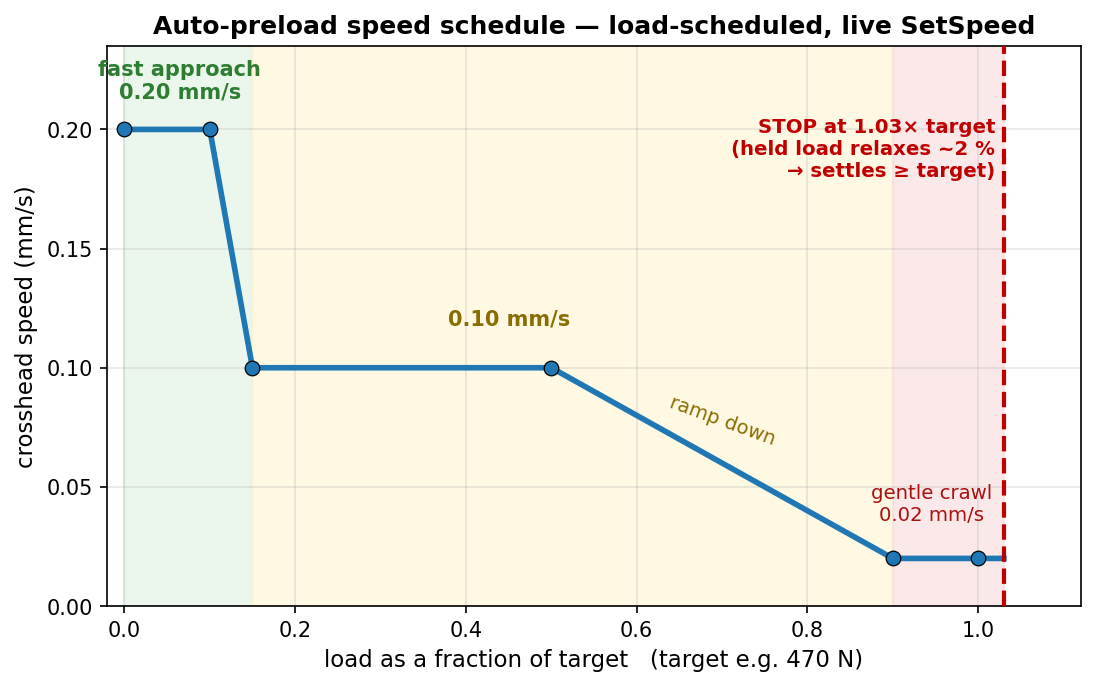

This chart was generated by the following Python code:
"""Auto-preload speed schedule (from main.py PRELOAD_SPEED_KNOTS): crosshead speed vs load as a
fraction of target. Fast approach → ramp down → gentle crawl, stop at 1.03x target to offset PLA
stress relaxation. Saves preload_schedule.png for the deck."""
import sys
sys.stdout.reconfigure(encoding="utf-8")
import matplotlib
matplotlib.use("Agg")
import matplotlib.pyplot as plt

KNOTS = [(0.0, 0.20), (0.10, 0.20), (0.15, 0.10), (0.50, 0.10), (0.90, 0.02), (1.0, 0.02)]
STOP = 1.03
xs = [k[0] for k in KNOTS] + [STOP]
ys = [k[1] for k in KNOTS] + [0.02]

fig, ax = plt.subplots(figsize=(7.4, 4.7))
ax.axvspan(0.0, 0.15, color="#c8e6c9", alpha=0.35, zorder=0)
ax.axvspan(0.15, 0.90, color="#fff3cd", alpha=0.55, zorder=0)
ax.axvspan(0.90, STOP, color="#f8d7da", alpha=0.55, zorder=0)
ax.plot(xs, ys, "-", color="#1f77b4", lw=2.7, zorder=3)
ax.plot([k[0] for k in KNOTS], [k[1] for k in KNOTS], "o", color="#1f77b4",
        ms=7, mec="black", mew=0.6, zorder=4)
ax.axvline(STOP, color="#c00000", ls="--", lw=2.0, zorder=5)

ax.text(0.065, 0.213, "fast approach\n0.20 mm/s", ha="center", fontsize=10, color="#2e7d32", fontweight="bold")
ax.text(0.45, 0.118, "0.10 mm/s", ha="center", fontsize=10, color="#8a6d00", fontweight="bold")
ax.text(0.70, 0.068, "ramp down", ha="center", fontsize=9.5, color="#8a6d00", rotation=-20)
ax.text(0.945, 0.036, "gentle crawl\n0.02 mm/s", ha="center", fontsize=9.5, color="#a11")
ax.text(STOP - 0.01, 0.205, "STOP at 1.03× target\n(held load relaxes ~2 %\n→ settles ≥ target)",
        ha="right", va="top", color="#c00000", fontsize=9.5, fontweight="bold")

ax.set_xlabel("load as a fraction of target   (target e.g. 470 N)", fontsize=11)
ax.set_ylabel("crosshead speed (mm/s)", fontsize=11)
ax.set_title("Auto-preload speed schedule — load-scheduled, live SetSpeed", fontweight="bold")
ax.set_xlim(-0.02, 1.12); ax.set_ylim(0, 0.235)
ax.grid(alpha=0.3)
plt.tight_layout(); plt.savefig("preload_schedule.png", dpi=150, bbox_inches="tight"); plt.close()
print("saved preload_schedule.png")
